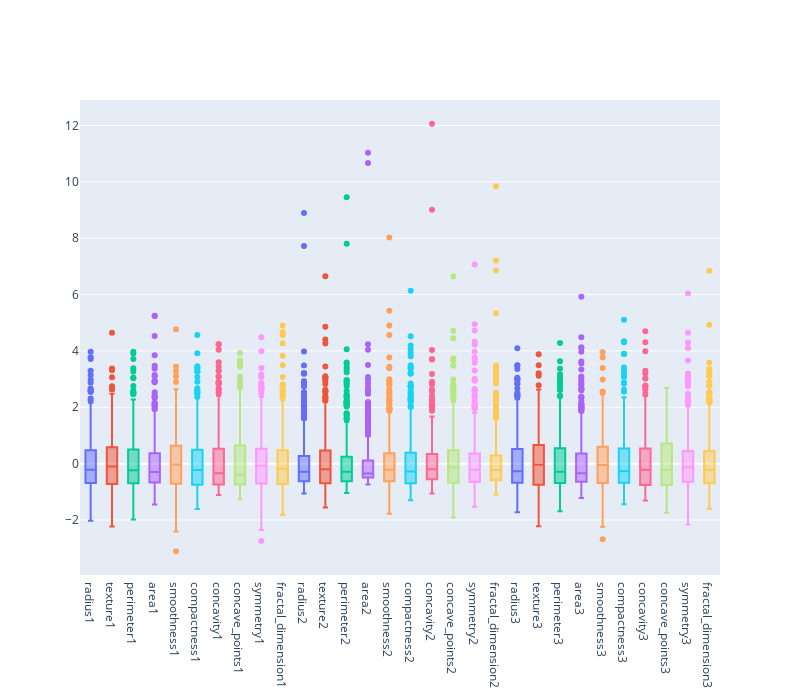

Write notebook code for a chart like this one.
### Code cell
standard = (df-df.mean())/df.std()

fig = go.Figure()
for i in standard.columns:
    fig.add_trace(go.Box(y=standard[str(i)], name=str(i)))
fig.update_layout(showlegend=False,height = 700, width=800)
fig.show()

### Figure 1 — Plotly figure (JSON) as saved in the notebook; plotly's stock layout.template omitted (floating-point values rounded to 4 significant figures; data arrays with more than 128 entries replaced by an {"elided": "..."} marker saying what was removed)
{"data": [{"name": "radius1", "type": "box", "y": {"elided": "569 float values"}}, {"name": "texture1", "type": "box", "y": {"elided": "569 float values"}}, {"name": "perimeter1", "type": "box", "y": {"elided": "569 float values"}}, {"name": "area1", "type": "box", "y": {"elided": "569 float values"}}, {"name": "smoothness1", "type": "box", "y": {"elided": "569 float values"}}, {"name": "compactness1", "type": "box", "y": {"elided": "569 float values"}}, {"name": "concavity1", "type": "box", "y": {"elided": "569 float values"}}, {"name": "concave_points1", "type": "box", "y": {"elided": "569 float values"}}, {"name": "symmetry1", "type": "box", "y": {"elided": "569 float values"}}, {"name": "fractal_dimension1", "type": "box", "y": {"elided": "569 float values"}}, {"name": "radius2", "type": "box", "y": {"elided": "569 float values"}}, {"name": "texture2", "type": "box", "y": {"elided": "569 float values"}}, {"name": "perimeter2", "type": "box", "y": {"elided": "569 float values"}}, {"name": "area2", "type": "box", "y": {"elided": "569 float values"}}, {"name": "smoothness2", "type": "box", "y": {"elided": "569 float values"}}, {"name": "compactness2", "type": "box", "y": {"elided": "569 float values"}}, {"name": "concavity2", "type": "box", "y": {"elided": "569 float values"}}, {"name": "concave_points2", "type": "box", "y": {"elided": "569 float values"}}, {"name": "symmetry2", "type": "box", "y": {"elided": "569 float values"}}, {"name": "fractal_dimension2", "type": "box", "y": {"elided": "569 float values"}}, {"name": "radius3", "type": "box", "y": {"elided": "569 float values"}}, {"name": "texture3", "type": "box", "y": {"elided": "569 float values"}}, {"name": "perimeter3", "type": "box", "y": {"elided": "569 float values"}}, {"name": "area3", "type": "box", "y": {"elided": "569 float values"}}, {"name": "smoothness3", "type": "box", "y": {"elided": "569 float values"}}, {"name": "compactness3", "type": "box", "y": {"elided": "569 float values"}}, {"name": "concavity3", "type": "box", "y": {"elided": "569 float values"}}, {"name": "concave_points3", "type": "box", "y": {"elided": "569 float values"}}, {"name": "symmetry3", "type": "box", "y": {"elided": "569 float values"}}, {"name": "fractal_dimension3", "type": "box", "y": {"elided": "569 float values"}}], "layout": {"height": 700, "showlegend": false, "width": 800, "xaxis": {"autorange": true, "range": [-0.5, 29.5], "type": "category"}, "yaxis": {"autorange": true, "range": [-3.952, 12.9], "type": "linear"}}}
